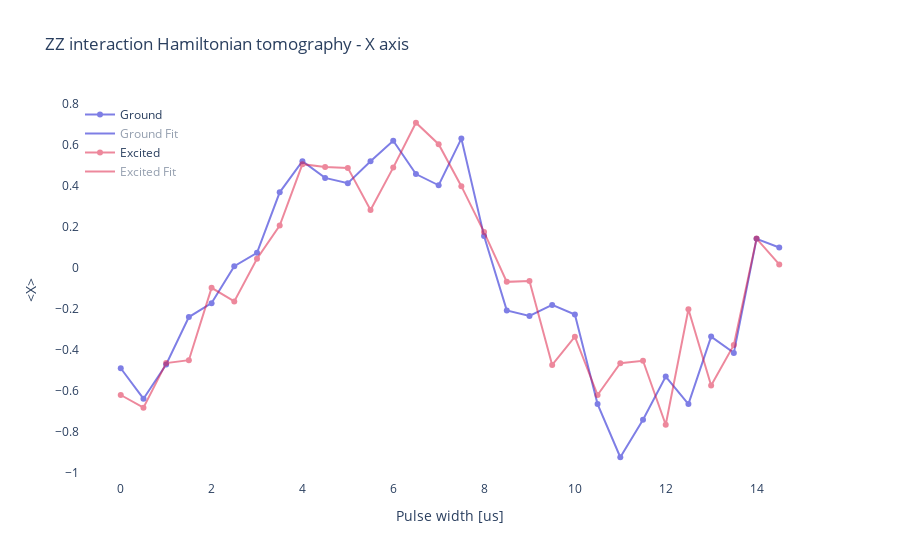
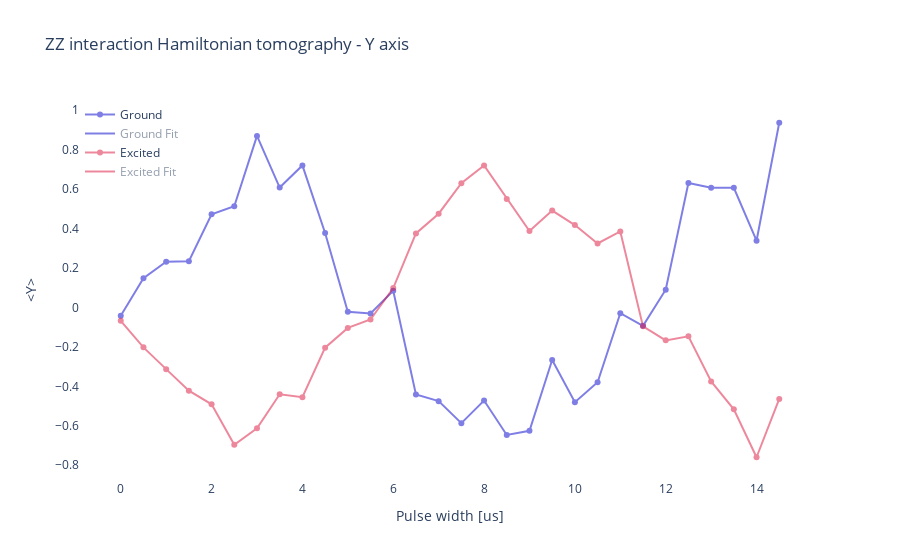
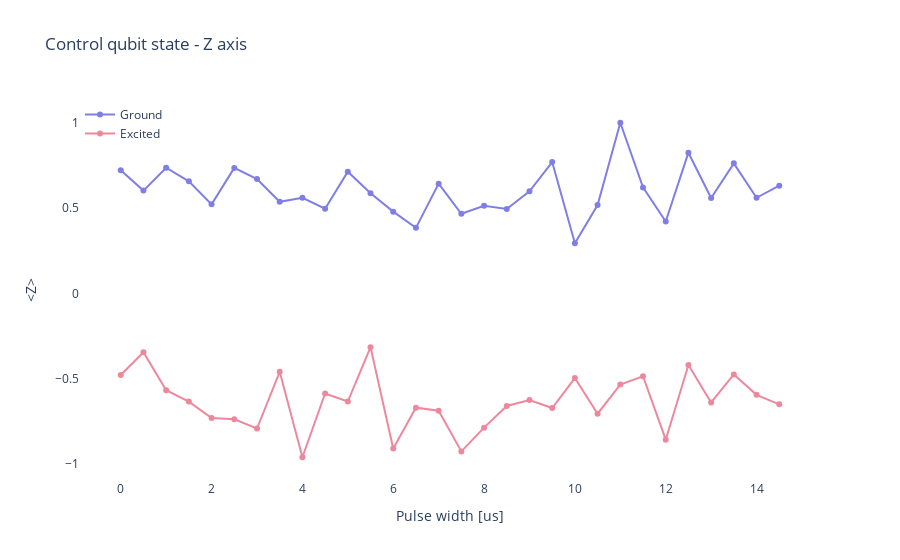
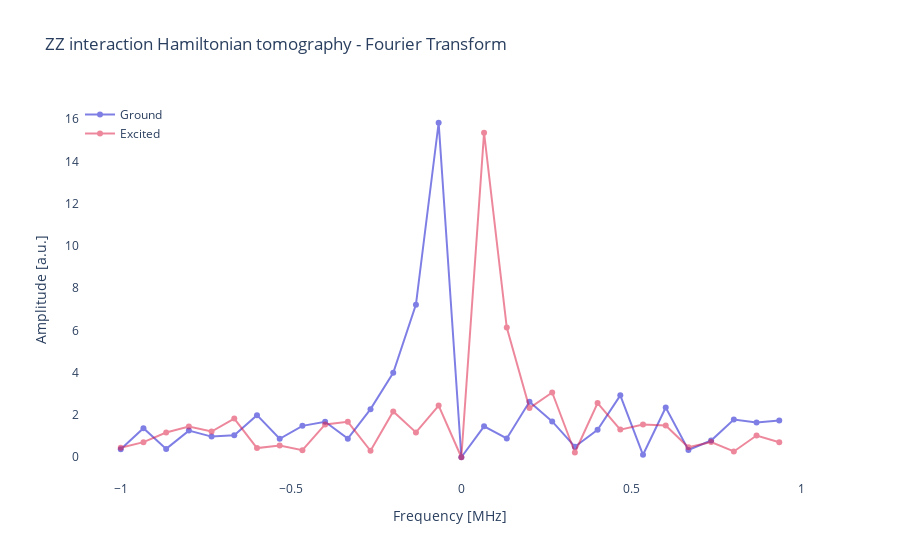

The notebook cell these images were saved under, in order:
### Code cell
import os
from k_agents.execution.agent import AutoRun
from k_agents.translation.env import TranslationAgentEnv
from leeq.utils.ai.translation_agent import init_leeq_translation_agent
from leeq.experiments import experiments as exp
from mllm import config, caching

#config.default_models.normal = "chatgpt-4o-latest"
#config.default_models.expensive = "chatgpt-4o-latest"
config.default_models.normal = "gpt-4o"
config.default_models.expensive = "gpt-4o"
config.default_options.temperature = 0.2
root = os.path.dirname(exp.__file__)
init_leeq_translation_agent()
env = TranslationAgentEnv()

ExperimentManager().status().set_param("Plot_Result_In_Jupyter", True)
duts = [qubit_1, qubit_2]
frequency1 = duts[0].get_c1('f01').get_parameters()["freq"]

#AutoRun("""
#- Run a Two-qubit calibration on `duts`
#""", frequency=frequency1, duts=duts)
with caching.refresh_cache():
    AutoRun(
        "Two level Two-qubit calibration on `duts`", duts=duts
    )

### Figure 1 — Plotly figure (JSON) as saved in the notebook; plotly's stock layout.template omitted (floating-point values rounded to 4 significant figures; data arrays with more than 128 entries replaced by an {"elided": "..."} marker saying what was removed)
{"data": [{"marker": {"color": "mediumblue"}, "mode": "lines+markers", "name": "Ground", "opacity": 0.5, "x": [0.0, 0.5, 1.0, 1.5, 2.0, 2.5, 3.0, 3.5, 4.0, 4.5, 5.0, 5.5, 6.0, 6.5, 7.0, 7.5, 8.0, 8.5, 9.0, 9.5, 10.0, 10.5, 11.0, 11.5, 12.0, 12.5, 13.0, 13.5, 14.0, 14.5], "y": [-0.4915, -0.6402, -0.473, -0.2412, -0.1733, 0.007335, 0.07282, 0.3685, 0.5205, 0.4387, 0.4128, 0.5205, 0.6206, 0.4575, 0.4027, 0.6308, 0.1551, -0.2087, -0.2362, -0.1821, -0.2293, -0.6665, -0.9264, -0.7434, -0.5321, -0.6666, -0.3369, -0.4164, 0.141, 0.09852], "type": "scatter"}, {"line": {"color": "mediumblue"}, "mode": "lines", "name": "Ground Fit", "visible": "legendonly", "x": {"elided": "150 float values"}, "y": {"elided": "150 float values"}, "type": "scatter"}, {"marker": {"color": "crimson"}, "mode": "lines+markers", "name": "Excited", "opacity": 0.5, "x": [0.0, 0.5, 1.0, 1.5, 2.0, 2.5, 3.0, 3.5, 4.0, 4.5, 5.0, 5.5, 6.0, 6.5, 7.0, 7.5, 8.0, 8.5, 9.0, 9.5, 10.0, 10.5, 11.0, 11.5, 12.0, 12.5, 13.0, 13.5, 14.0, 14.5], "y": [-0.6222, -0.6845, -0.4663, -0.4521, -0.09865, -0.1651, 0.04335, 0.2057, 0.5057, 0.4915, 0.4877, 0.2821, 0.489, 0.7083, 0.6034, 0.3984, 0.1741, -0.06928, -0.06498, -0.4751, -0.3373, -0.6222, -0.4668, -0.4549, -0.7675, -0.203, -0.5762, -0.3773, 0.142, 0.01608], "type": "scatter"}, {"line": {"color": "crimson"}, "mode": "lines", "name": "Excited Fit", "visible": "legendonly", "x": {"elided": "150 float values"}, "y": {"elided": "150 float values"}, "type": "scatter"}], "layout": {"legend": {"x": 0, "y": 1, "traceorder": "normal"}, "title": {"text": "ZZ interaction Hamiltonian tomography - X axis"}, "xaxis": {"title": {"text": "Pulse width [us]"}}, "yaxis": {"title": {"text": "<X>"}}, "plot_bgcolor": "white"}}

### Figure 2 — Plotly figure (JSON) as saved in the notebook; plotly's stock layout.template omitted (floating-point values rounded to 4 significant figures; data arrays with more than 128 entries replaced by an {"elided": "..."} marker saying what was removed)
{"data": [{"marker": {"color": "mediumblue"}, "mode": "lines+markers", "name": "Ground", "opacity": 0.5, "x": [0.0, 0.5, 1.0, 1.5, 2.0, 2.5, 3.0, 3.5, 4.0, 4.5, 5.0, 5.5, 6.0, 6.5, 7.0, 7.5, 8.0, 8.5, 9.0, 9.5, 10.0, 10.5, 11.0, 11.5, 12.0, 12.5, 13.0, 13.5, 14.0, 14.5], "y": [-0.04149, 0.1479, 0.2322, 0.2342, 0.4729, 0.513, 0.87, 0.6078, 0.72, 0.3775, -0.0215, -0.03015, 0.08515, -0.4412, -0.4749, -0.5866, -0.4719, -0.6463, -0.6254, -0.2665, -0.4803, -0.3791, -0.02879, -0.09295, 0.09031, 0.6309, 0.607, 0.607, 0.3385, 0.9365], "type": "scatter"}, {"line": {"color": "mediumblue"}, "mode": "lines", "name": "Ground Fit", "visible": "legendonly", "x": {"elided": "150 float values"}, "y": {"elided": "150 float values"}, "type": "scatter"}, {"marker": {"color": "crimson"}, "mode": "lines+markers", "name": "Excited", "opacity": 0.5, "x": [0.0, 0.5, 1.0, 1.5, 2.0, 2.5, 3.0, 3.5, 4.0, 4.5, 5.0, 5.5, 6.0, 6.5, 7.0, 7.5, 8.0, 8.5, 9.0, 9.5, 10.0, 10.5, 11.0, 11.5, 12.0, 12.5, 13.0, 13.5, 14.0, 14.5], "y": [-0.06758, -0.2022, -0.3126, -0.422, -0.491, -0.6964, -0.6123, -0.44, -0.455, -0.2038, -0.1036, -0.06093, 0.09843, 0.3754, 0.4754, 0.6298, 0.7197, 0.5505, 0.3875, 0.4913, 0.4179, 0.3245, 0.3856, -0.09571, -0.1668, -0.1461, -0.3751, -0.5159, -0.7593, -0.4635], "type": "scatter"}, {"line": {"color": "crimson"}, "mode": "lines", "name": "Excited Fit", "visible": "legendonly", "x": {"elided": "150 float values"}, "y": {"elided": "150 float values"}, "type": "scatter"}], "layout": {"legend": {"x": 0, "y": 1, "traceorder": "normal"}, "title": {"text": "ZZ interaction Hamiltonian tomography - Y axis"}, "xaxis": {"title": {"text": "Pulse width [us]"}}, "yaxis": {"title": {"text": "<Y>"}}, "plot_bgcolor": "white"}}

### Figure 3 — Plotly figure (JSON) as saved in the notebook; plotly's stock layout.template omitted (floating-point values rounded to 4 significant figures)
{"data": [{"marker": {"color": "mediumblue"}, "mode": "lines+markers", "name": "Ground", "opacity": 0.5, "x": [0.0, 0.5, 1.0, 1.5, 2.0, 2.5, 3.0, 3.5, 4.0, 4.5, 5.0, 5.5, 6.0, 6.5, 7.0, 7.5, 8.0, 8.5, 9.0, 9.5, 10.0, 10.5, 11.0, 11.5, 12.0, 12.5, 13.0, 13.5, 14.0, 14.5], "y": [0.7221, 0.6024, 0.7367, 0.6565, 0.5217, 0.7354, 0.6703, 0.5368, 0.5604, 0.496, 0.7133, 0.5867, 0.4791, 0.3842, 0.6432, 0.4665, 0.513, 0.4944, 0.5986, 0.7699, 0.2936, 0.5177, 1.0, 0.6211, 0.4215, 0.8246, 0.5588, 0.7621, 0.5602, 0.6314], "type": "scatter"}, {"marker": {"color": "crimson"}, "mode": "lines+markers", "name": "Excited", "opacity": 0.5, "x": [0.0, 0.5, 1.0, 1.5, 2.0, 2.5, 3.0, 3.5, 4.0, 4.5, 5.0, 5.5, 6.0, 6.5, 7.0, 7.5, 8.0, 8.5, 9.0, 9.5, 10.0, 10.5, 11.0, 11.5, 12.0, 12.5, 13.0, 13.5, 14.0, 14.5], "y": [-0.4782, -0.3446, -0.5674, -0.6341, -0.7307, -0.7376, -0.7917, -0.4597, -0.9601, -0.5862, -0.6337, -0.315, -0.9083, -0.6698, -0.6875, -0.9261, -0.7866, -0.6598, -0.6244, -0.6716, -0.4961, -0.7048, -0.5339, -0.4853, -0.8571, -0.4193, -0.639, -0.4748, -0.5945, -0.6501], "type": "scatter"}], "layout": {"legend": {"x": 0, "y": 1, "traceorder": "normal"}, "title": {"text": "Control qubit state - Z axis"}, "xaxis": {"title": {"text": "Pulse width [us]"}}, "yaxis": {"title": {"text": "<Z>"}}, "plot_bgcolor": "white"}}

### Figure 4 — Plotly figure (JSON) as saved in the notebook; plotly's stock layout.template omitted (floating-point values rounded to 4 significant figures)
{"data": [{"marker": {"color": "mediumblue"}, "mode": "lines+markers", "name": "Ground", "opacity": 0.5, "x": [-1.0, -0.9333, -0.8667, -0.8, -0.7333, -0.6667, -0.6, -0.5333, -0.4667, -0.4, -0.3333, -0.2667, -0.2, -0.1333, -0.06667, 0.0, 0.06667, 0.1333, 0.2, 0.2667, 0.3333, 0.4, 0.4667, 0.5333, 0.6, 0.6667, 0.7333, 0.8, 0.8667, 0.9333], "y": [0.3808, 1.375, 0.396, 1.261, 0.9769, 1.044, 1.99, 0.8729, 1.486, 1.678, 0.879, 2.276, 3.998, 7.219, 15.82, 2.289e-16, 1.463, 0.8894, 2.623, 1.697, 0.4991, 1.299, 2.928, 0.1168, 2.352, 0.3486, 0.7913, 1.789, 1.645, 1.741], "type": "scatter"}, {"marker": {"color": "crimson"}, "mode": "lines+markers", "name": "Excited", "opacity": 0.5, "x": [-1.0, -0.9333, -0.8667, -0.8, -0.7333, -0.6667, -0.6, -0.5333, -0.4667, -0.4, -0.3333, -0.2667, -0.2, -0.1333, -0.06667, 0.0, 0.06667, 0.1333, 0.2, 0.2667, 0.3333, 0.4, 0.4667, 0.5333, 0.6, 0.6667, 0.7333, 0.8, 0.8667, 0.9333], "y": [0.4471, 0.7142, 1.172, 1.455, 1.216, 1.832, 0.4345, 0.5588, 0.3348, 1.555, 1.677, 0.3036, 2.167, 1.176, 2.445, 4.965e-16, 15.35, 6.135, 2.329, 3.067, 0.2252, 2.561, 1.308, 1.545, 1.506, 0.4687, 0.7166, 0.2727, 1.028, 0.7063], "type": "scatter"}], "layout": {"legend": {"x": 0, "y": 1, "traceorder": "normal"}, "title": {"text": "ZZ interaction Hamiltonian tomography - Fourier Transform"}, "xaxis": {"title": {"text": "Frequency [MHz]"}}, "yaxis": {"title": {"text": "Amplitude [a.u.]"}}, "plot_bgcolor": "white"}}
